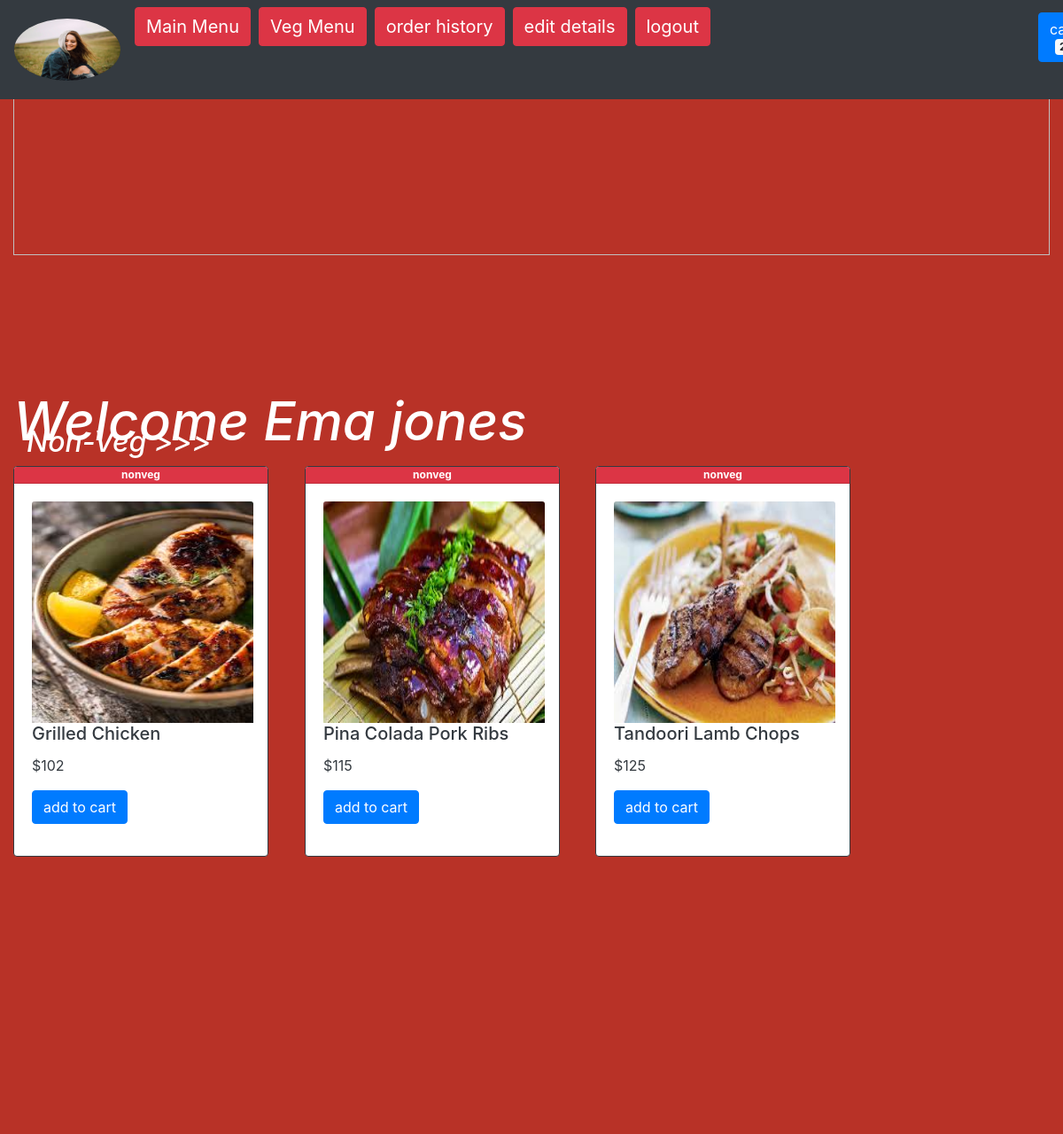
Page /non_veg_menu.php (signed in) on the committed database.
### tables this page shows
CREATE TABLE `menu` (
  `id` int(50) NOT NULL,
  `name` varchar(30) NOT NULL,
  `img` varchar(100) NOT NULL,
  `price` int(50) NOT NULL,
  `category` varchar(100) NOT NULL,
  `time` timestamp NOT NULL DEFAULT current_timestamp() ON UPDATE current_timestamp()
);

### non_veg_menu.php (the view, shortened to what this page needs)
<?php
$conn = mysqli_connect("localhost", "root", "", "foodshala");
if (isset($_SESSION['username'])) {
    $name = $_SESSION['username'];
    $img = $_SESSION['img'];
}
$sqltb_show_cartitems = "SELECT * FROM cart WHERE useremail='$_SESSION[email]'";
$res = mysqli_query($conn, $sqltb_show_cartitems);
$count = 0;
if (mysqli_num_rows($res) > 0) {
    while ($row = mysqli_fetch_assoc($res)) {
        $count++;
    }
}
?>
<html>
<head>
    <link rel="stylesheet" href="https://unpkg.com/aos@next/dist/aos.css" />
    <link rel="stylesheet" href="https://maxcdn.bootstrapcdn.com/bootstrap/4.5.2/css/bootstrap.min.css">
    <link rel="stylesheet" href="styles.css">
</head>
<body>
    <nav class="navbar navbar-expand-md bg-dark navbar-dark fixed-top">
        <a class="navbar-brand" href="#">
            <img src="pic/<?php echo $img ?>" alt="Logo" style="width:120px;height:70px;border-radius:50%">
        </a>
        <div class="collapse navbar-collapse" id="collapsibleNavbar">
            <ul class="navbar-nav">
                <li class="nav-item">
                    <form method="post">
                        <input style="width:100%;font-size:20px;" class="btn btn-danger" type="submit" value="Main Menu" name="main_menu_button">
                    </form>
                </li>
                <li class="nav-item">
                    <form method="post">
                        <input style="width:100%;font-size:20px;" class="btn btn-danger" type="submit" value="Veg Menu" name="veg_menu_button">
                    </form>
                </li>
                <li class="nav-item">
                    <form method="post">
                        <input style="width:100%;font-size:20px;" class="btn btn-danger" type="submit" value="order history" name="orders">
                    </form>
                </li>
                <li class="nav-item">
                    <form method="post">
                        <input style="width:100%;font-size:20px;" class="btn btn-danger" type="submit" value="edit details" name="edit">
                    </form>
                </li>
                <li class="nav-item">
                    <form method="post">
                        <input style="width:100%;font-size:20px;" class="btn btn-danger" type="submit" value="logout" name="logout">
                    </form>
                </li>
                <li class="nav-item">
                    <form action="cart.php" method="post">
                        <button name="submit_to_cart" value="0" style="margin-left:370px;margin-top:6px" class="btn btn-primary">cart <span class="badge badge-light"><?php echo $count ?></span></button>
                    </form>
                </li>
            </ul>
        </div>
    </nav>
    <div class="container-fluid">
        <img src="images/pict1.jpg" alt="Snow" style="width:100%;height:60%;">
        <div class="bottom-left">
            <div data-aos="fade-right">
                <h2 class="about" style="font-size:5vw;"><i><?php echo "Welcome " . $name; ?></i></h2>
            </div>
        </div>
        <br>
        <div class="container-fluid">
            <h2 style="color:white;"><i>Non-Veg >>> </i></h2>
            <?php
            echo "<div class='row'>";
            $sqltb_show_vegmenu = "SELECT * FROM menu WHERE category='nonveg'";
            $res = mysqli_query($conn, $sqltb_show_vegmenu);
            if (mysqli_num_rows($res) > 0) {
                while ($row = mysqli_fetch_assoc($res)) {
            ?>
                    <div data-aos="flip-down" class="card border-dark mb-3" style="max-width: 18rem;">
                        <div class="card-header badge badge-pill badge-danger"><?php echo $row['category'] ?></div>
                        <div class=" card-body text-dark">
                            <img class="card-img-top" src="images/<?php echo $row['img'] ?>" alt="Card image cap" style="width:250px;height:250px;">
                            <h5 class="card-title"><?php echo $row['name'] ?></h5>
                            <p class="card-text">&#36;<?php echo $row['price'] ?></p>
                            <p class="card-text">
                                <form action="cart.php" method="post">
                                    <button name="submit_to_cart" class="btn btn-primary" value="<?php echo $row['id']; ?>">add to cart</button>
                                </form>
                            </p>
                        </div>
                    </div>
            <?php
                }
            }
            echo "</div>";
            ?>
        </div>
</body>
</html>

### styles.css (style rules this page uses)
body { background-color: #b83227; }
nav { z-index: 99; }
.about { font-size: 80px; font-weight: 30%; color: white; }
.bottom-left { position: absolute; top: 30%; }

### rows in the picture
menu: category "nonveg", img (picture), name "Grilled Chicken", price "102", $row['id'] 20 (drawn)
menu: category "nonveg", img (picture), name "Pina Colada Pork Ribs", price "115", $row['id'] 21 (drawn)
menu: category "nonveg", img (picture), name "Tandoori Lamb Chops", price "125", $row['id'] 22 (drawn)
menu: img (picture), $row['id'] 23 (drawn)

### other values in the picture
$name "Ema jones"
